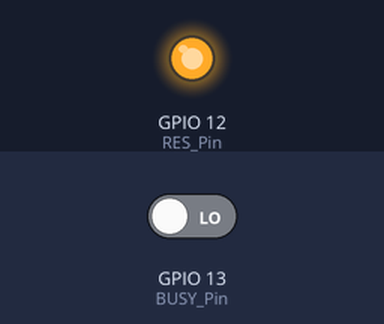
The sketch below on a simulated ESP32. Shown: output pins drawn as LEDs (lit = HIGH). Inputs (shaded band) come from the test bench; at power-on: GPIO 13 (BUSY_Pin) LOW. Pins used as bus, display or sensor lines are not drawn. At 3.8 s the program stops and its outputs stay as they are.

Above: at 0.1 s.
Timing chart, 0 to 4.8 s (numbered marks = the images above):
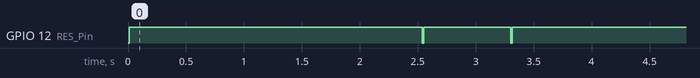

Measured:
- by itself, GPIO 12 (RES_Pin): goes HIGH 2.5 s, LOW 0.01 s, HIGH 0.75 s, LOW 0.01 s, then HIGH

The sketch:

GDEY042T91-Arduino.ino
```cpp
#include <SPI.h>
#include"Ap_29demo.h"
//IO settings

int BUSY_Pin = A14;
int RES_Pin = A15;
int DC_Pin = A16;
int CS_Pin = A17;
//SCLK--GPIO23
//MOSI---GPIO18
#define EPD_W21_CS_0 digitalWrite(CS_Pin,LOW)
#define EPD_W21_CS_1 digitalWrite(CS_Pin,HIGH)
#define EPD_W21_DC_0  digitalWrite(DC_Pin,LOW)
#define EPD_W21_DC_1  digitalWrite(DC_Pin,HIGH)
#define EPD_W21_RST_0 digitalWrite(RES_Pin,LOW)
#define EPD_W21_RST_1 digitalWrite(RES_Pin,HIGH)
#define isEPD_W21_BUSY digitalRead(BUSY_Pin)
//400*300///////////////////////////////////////

#define MONOMSB_MODE 1
#define MONOLSB_MODE 2
#define RED_MODE     3

#define MAX_LINE_BYTES 50// =400/8
#define MAX_COLUMN_BYTES  300

#define ALLSCREEN_GRAGHBYTES  15000

////////FUNCTION//////
void driver_delay_us(unsigned int xus);
void driver_delay(unsigned long xms);
void DELAY_S(unsigned int delaytime);
void SPI_Delay(unsigned char xrate);
void SPI_Write(unsigned char value);
void EPD_W21_WriteDATA(unsigned char command);
void EPD_W21_WriteCMD(unsigned char command);
//EPD
void EPD_init(void);//Electronic paper initialization
void EPD_Update(void);
void EPD_sleep(void);

//Display
void EPD_Display(unsigned char *BW_Image);
void PIC_display_Clear(void);
void EPD_SetRAMValue_BaseMap(const unsigned char * datas);
void EPD_Dis_Part(unsigned int x_start,unsigned int y_start,const unsigned char * datas,unsigned int PART_COLUMN,unsigned int PART_LINE);
void EPD_Dis_Part_myself(unsigned int x_startA,unsigned int y_startA,const unsigned char * datasA,
                         unsigned int x_startB,unsigned int y_startB,const unsigned char * datasB,
                         unsigned int x_startC,unsigned int y_startC,const unsigned char * datasC,
                         unsigned int x_startD,unsigned int y_startD,const unsigned char * datasD,
                         unsigned int x_startE,unsigned int y_startE,const unsigned char * datasE,
                         unsigned int PART_COLUMN,unsigned int PART_LINE
                        );
void EPD_HW_Init_Fast(void);
void EPD_WhiteScreen_ALL_Fast(const unsigned char *datas);
void setup() {
   pinMode(BUSY_Pin, INPUT);
   pinMode(RES_Pin, OUTPUT);
   pinMode(DC_Pin, OUTPUT);
   pinMode(CS_Pin, OUTPUT);
   //SPI
   SPI.beginTransaction(SPISettings(10000000, MSBFIRST, SPI_MODE0));
   SPI.begin ();
}

//Tips//
/*When the electronic paper is refreshed in full screen, the picture flicker is a normal phenomenon, and the main function is to clear the display afterimage in the previous picture.
  When the local refresh is performed, the screen does not flash.*/
/*When you need to transplant the driver, you only need to change the corresponding IO. The BUSY pin is the input mode and the others are the output mode. */

void loop() {
    /************Fast picture display(1.5s)*******************/
    EPD_HW_Init_Fast(); //EPD init Fast
    EPD_WhiteScreen_ALL_Fast(gImage_1);//EPD_picture1
    EPD_sleep();//EPD_sleep,Sleep instruction is necessary, please do not delete!!!
    delay(2000); //2s

    EPD_init(); //Electronic paper initialization
    EPD_SetRAMValue_BaseMap(gImage_basemap); //Partial refresh background color
    unsigned char fen_L,fen_H,miao_L,miao_H;
    for(fen_H=0;fen_H<6;fen_H++)
    {
    for(fen_L=0;fen_L<10;fen_L++)
    {
    for(miao_H=0;miao_H<6;miao_H++)
    {
    for(miao_L=0;miao_L<10;miao_L++)
    {
        EPD_Dis_Part_myself(176,110,(unsigned char *)&Num[miao_L],         //x-A,y-A,DATA-A
                            176,142,(unsigned char *)&Num[miao_H],         //x-B,y-B,DATA-B
                            176,174,(unsigned char *)gImage_numdot,       //x-C,y-C,DATA-C
                            176,206,(unsigned char *)&Num[fen_L],         //x-D,y-D,DATA-D
                            176,238,(unsigned char *)&Num[fen_H],32,64);   //x-E,y-E,DATA-E,Resolution 32*64

                            if((fen_L==0)&&(miao_H==0)&&(miao_L==5))
                            goto Clear;
      }
    }
    }

    }

    //Clean
    Clear:
    EPD_init(); //EPD init
    PIC_display_Clear();//EPD Clear
    EPD_sleep();//EPD_sleep,Sleep instruction is necessary, please do not delete!!!
    while(1);
}


///////////////////EXTERNAL FUNCTION////////////////////////////////////////////////////////////////////////
void SPI_Write(unsigned char value)
{
    SPI.transfer(value);

}
void EPD_W21_WriteCMD(unsigned char command)
{
  EPD_W21_CS_0;
  EPD_W21_DC_0;   // command write
  SPI_Write(command);
  EPD_W21_CS_1;
}
void EPD_W21_WriteDATA(unsigned char data)
{
  EPD_W21_CS_0;
  EPD_W21_DC_1;   // data write
  SPI_Write(data);
  EPD_W21_CS_1;
}


/////////////////EPD settings Functions/////////////////////

//////////////////////////////////////////////////////////////////////////////////////////////////
//SSD1683
void EPD_init(void)
{
    EPD_W21_RST_0;  // Module reset
    delay(10); //At least 10ms delay
    EPD_W21_RST_1;
    delay(10); //At least 10ms delay

    Epaper_READBUSY();    //waiting for the electronic paper IC to release the idle signal
    EPD_W21_WriteCMD(0x12);     //SWRESET
    Epaper_READBUSY();  //waiting for the electronic paper IC to release the idle signal

    EPD_W21_WriteCMD(0x01);  // Set MUX as 300
    EPD_W21_WriteDATA(0x2B);
    EPD_W21_WriteDATA(0x01);
    EPD_W21_WriteDATA(0x00);

    EPD_W21_WriteCMD(0x11);  // Data entry mode
    EPD_W21_WriteDATA(0x01);

    EPD_W21_WriteCMD(0x44);
    EPD_W21_WriteDATA(0x00); // RAM x address start at 0
    EPD_W21_WriteDATA(0x31); // RAM x address end at 31h(49+1)*8->400
    EPD_W21_WriteCMD(0x45);
    EPD_W21_WriteDATA(0x2B);   // RAM y address start at 12Bh
    EPD_W21_WriteDATA(0x01);
    EPD_W21_WriteDATA(0x00); // RAM y address end at 00h
    EPD_W21_WriteDATA(0x00);

    EPD_W21_WriteCMD(0x3C); // board
    EPD_W21_WriteDATA(0x01); //

    EPD_W21_WriteCMD(0x18);
    EPD_W21_WriteDATA(0X80);

    EPD_W21_WriteCMD(0x4E);
    EPD_W21_WriteDATA(0x00);
    EPD_W21_WriteCMD(0x4F);
    EPD_W21_WriteDATA(0x2B);
    EPD_W21_WriteDATA(0x01);
}
void EPD_HW_Init_Fast(void)
{
  EPD_W21_RST_0;  // Module reset
  delay(10);//At least 10ms delay
  EPD_W21_RST_1;
  delay(10); //At least 10ms delay

  EPD_W21_WriteCMD(0x12);  //SWRESET
  Epaper_READBUSY();

  EPD_W21_WriteCMD(0x3C); // board
  EPD_W21_WriteDATA(0x01);

  EPD_W21_WriteCMD(0x18); //Read built-in temperature sensor
  EPD_W21_WriteDATA(0x80);

  EPD_W21_WriteCMD(0x22); // Load temperature value
  EPD_W21_WriteDATA(0xB1);
  EPD_W21_WriteCMD(0x20);
  Epaper_READBUSY();

  EPD_W21_WriteCMD(0x1A); // Write to temperature register
  EPD_W21_WriteDATA(0x64);
  EPD_W21_WriteDATA(0x00);

  EPD_W21_WriteCMD(0x22); // Load temperature value
  EPD_W21_WriteDATA(0x91);
  EPD_W21_WriteCMD(0x20);
  Epaper_READBUSY();
}
//////////////////////////////All screen update////////////////////////////////////////////


void PIC_display(const unsigned char *BW_datas)
{
   unsigned int i;
  EPD_W21_WriteCMD(0x24);   //write RAM for black(0)/white (1)
   for(i=0;i<ALLSCREEN_GRAGHBYTES;i++)
   {
     EPD_W21_WriteDATA(*BW_datas);
      BW_datas++;
   }
  EPD_W21_WriteCMD(0x26);   //write RAM for black(0)/white (1)
   for(i=0;i<ALLSCREEN_GRAGHBYTES;i++)
   {
     EPD_W21_WriteDATA(0x00);
   }
  //update
  EPD_Update();
}
void EPD_WhiteScreen_ALL_Fast(const unsigned char *datas)
{
   unsigned int i;
  EPD_W21_WriteCMD(0x24);   //write RAM for black(0)/white (1)
   for(i=0;i<ALLSCREEN_GRAGHBYTES;i++)
   {
     EPD_W21_WriteDATA(*datas);
      datas++;
   }
  EPD_W21_WriteCMD(0x26);   //write RAM for black(0)/white (1)
   for(i=0;i<ALLSCREEN_GRAGHBYTES;i++)
   {
     EPD_W21_WriteDATA(0x00);
   }
   EPD_Update_Fast();
}
/////////////////////////////////////////////////////////////////////////////////////////
void EPD_Update(void)
{
  EPD_W21_WriteCMD(0x20); //Activate Display Update Sequence
  Epaper_READBUSY();

}
void EPD_Update_Fast(void)
{
  EPD_W21_WriteCMD(0x22); //Display Update Control
  EPD_W21_WriteDATA(0xC7);
  EPD_W21_WriteCMD(0x20); //Activate Display Update Sequence
  Epaper_READBUSY();

}
void EPD_sleep(void)
{
 EPD_W21_WriteCMD(0x10); //enter deep sleep
 EPD_W21_WriteDATA(0x01);
  delay(100);
}
void Epaper_READBUSY(void)
{
  while(1)
  {   //=1 BUSY
     if(isEPD_W21_BUSY==0) break;
  }
}

void PIC_display_Clear(void)
{
   unsigned int i;
  EPD_W21_WriteCMD(0x24);   //write RAM for black(0)/white (1)
   for(i=0;i<ALLSCREEN_GRAGHBYTES;i++)
   {
     EPD_W21_WriteDATA(0xff);
   }
  EPD_W21_WriteCMD(0x26);   //write RAM for black(0)/white (1)
   for(i=0;i<ALLSCREEN_GRAGHBYTES;i++)
   {
     EPD_W21_WriteDATA(0x00);
   }
  //update
  EPD_Update();
}

void EPD_SetRAMValue_BaseMap( const unsigned char * datas)
{
  unsigned int i;
  const unsigned char  *datas_flag;
  datas_flag=datas;


  EPD_W21_WriteCMD(0x24);   //Write Black and White image to RAM
   for(i=0;i<15000;i++)
   {
     EPD_W21_WriteDATA(*datas);
      datas++;

   }

  EPD_W21_WriteCMD(0x26);   //Write Black and White image to RAM
   for(i=0;i<15000;i++)
   {
     EPD_W21_WriteDATA(0x00);
   }
   EPD_Update_basemap();
 datas=datas_flag;
  EPD_W21_WriteCMD(0x26);   //Write Black and White image to RAM
   for(i=0;i<15000;i++)
   {
     EPD_W21_WriteDATA(*datas);
      datas++;

   }

}
void EPD_Update_basemap(void)
{
 EPD_W21_WriteCMD(0x22); //Display Update Control
  EPD_W21_WriteDATA(0xF4);
  EPD_W21_WriteCMD(0x20); //Activate Display Update Sequence
  Epaper_READBUSY();

}

void EPD_Dis_Part(unsigned int x_start,unsigned int y_start,const unsigned char * datas,unsigned int PART_COLUMN,unsigned int PART_LINE)
{
  unsigned int i;
  unsigned int x_end,y_start1,y_start2,y_end1,y_end2;
  x_start=x_start/8;
  x_end=x_start+PART_LINE/8-1;

  y_start1=0;
  y_start2=y_start;
  if(y_start>=256)
  {
    y_start1=y_start2/256;
    y_start2=y_start2%256;
  }
  y_end1=0;
  y_end2=y_start+PART_COLUMN-1;
  if(y_end2>=256)
  {
    y_end1=y_end2/256;
    y_end2=y_end2%256;
  }

//Reset
  EPD_W21_RST_0;  // Module reset
  driver_delay(10);//At least 10ms delay
  EPD_W21_RST_1;
  driver_delay(10); //At least 10ms delay

  EPD_W21_WriteCMD(0x3C); //BorderWavefrom
  EPD_W21_WriteDATA(0x80);
//

  EPD_W21_WriteCMD(0x44);       // set RAM x address start/end, in page 35
  EPD_W21_WriteDATA(x_start);    // RAM x address start at 00h;
  EPD_W21_WriteDATA(x_end);    // RAM x address end at 0fh(15+1)*8->128
  EPD_W21_WriteCMD(0x45);       // set RAM y address start/end, in page 35
  EPD_W21_WriteDATA(y_start2);    // RAM y address start at 0127h;
  EPD_W21_WriteDATA(y_start1);    // RAM y address start at 0127h;
  EPD_W21_WriteDATA(y_end2);    // RAM y address end at 00h;
  EPD_W21_WriteDATA(y_end1);    // ????=0


  EPD_W21_WriteCMD(0x4E);   // set RAM x address count to 0;
  EPD_W21_WriteDATA(x_start);
  EPD_W21_WriteCMD(0x4F);   // set RAM y address count to 0X127;
  EPD_W21_WriteDATA(y_start2);
  EPD_W21_WriteDATA(y_start1);


   EPD_W21_WriteCMD(0x24);   //Write Black and White image to RAM
   for(i=0;i<PART_COLUMN*PART_LINE/8;i++)
   {
     EPD_W21_WriteDATA(*datas);
      datas++;
   }
   EPD_Part_Update();

}


void EPD_Dis_Part_myself(unsigned int x_startA,unsigned int y_startA,const unsigned char * datasA,
                         unsigned int x_startB,unsigned int y_startB,const unsigned char * datasB,
                         unsigned int x_startC,unsigned int y_startC,const unsigned char * datasC,
                         unsigned int x_startD,unsigned int y_startD,const unsigned char * datasD,
                         unsigned int x_startE,unsigned int y_startE,const unsigned char * datasE,
                         unsigned int PART_COLUMN,unsigned int PART_LINE
                        )
{
  unsigned int i;
  unsigned int x_end,y_start1,y_start2,y_end1,y_end2;

  //Data A////////////////////////////
  x_startA=x_startA/8;//Convert to byte
  x_end=x_startA+PART_LINE/8-1;

  y_start1=0;
  y_start2=y_startA-1;
  if(y_startA>=256)
  {
    y_start1=y_start2/256;
    y_start2=y_start2%256;
  }
  y_end1=0;
  y_end2=y_startA+PART_COLUMN-1;
  if(y_end2>=256)
  {
    y_end1=y_end2/256;
    y_end2=y_end2%256;
  }

//Reset
/*  EPD_W21_RST_0;  // Module reset
  driver_delay(10);//At least 10ms delay
  EPD_W21_RST_1;
  driver_delay(10); //At least 10ms delay

  EPD_W21_WriteCMD(0x3C); //BorderWavefrom
  EPD_W21_WriteDATA(0x80);  */
//

  EPD_W21_WriteCMD(0x44);       // set RAM x address start/end, in page 35
  EPD_W21_WriteDATA(x_startA);    // RAM x address start at 00h;
  EPD_W21_WriteDATA(x_end);    // RAM x address end at 0fh(15+1)*8->128
  EPD_W21_WriteCMD(0x45);       // set RAM y address start/end, in page 35
  EPD_W21_WriteDATA(y_start2);    // RAM y address start at 0127h;
  EPD_W21_WriteDATA(y_start1);    // RAM y address start at 0127h;
  EPD_W21_WriteDATA(y_end2);    // RAM y address end at 00h;
  EPD_W21_WriteDATA(y_end1);


  EPD_W21_WriteCMD(0x4E);   // set RAM x address count to 0;
  EPD_W21_WriteDATA(x_startA);
  EPD_W21_WriteCMD(0x4F);   // set RAM y address count to 0X127;
  EPD_W21_WriteDATA(y_start2);
  EPD_W21_WriteDATA(y_start1);


   EPD_W21_WriteCMD(0x24);   //Write Black and White image to RAM
   for(i=0;i<PART_COLUMN*PART_LINE/8;i++)
   {
     EPD_W21_WriteDATA(*datasA);
      datasA++;
   }
  //Data B/////////////////////////////////////
  x_startB=x_startB/8;//Convert to byte
  x_end=x_startB+PART_LINE/8-1;

  y_start1=0;
  y_start2=y_startB-1;
  if(y_startB>=256)
  {
    y_start1=y_start2/256;
    y_start2=y_start2%256;
  }
  y_end1=0;
  y_end2=y_startB+PART_COLUMN-1;
  if(y_end2>=256)
  {
    y_end1=y_end2/256;
    y_end2=y_end2%256;
  }

  EPD_W21_WriteCMD(0x44);       // set RAM x address start/end, in page 35
  EPD_W21_WriteDATA(x_startB);    // RAM x address start at 00h;
  EPD_W21_WriteDATA(x_end);    // RAM x address end at 0fh(15+1)*8->128
  EPD_W21_WriteCMD(0x45);       // set RAM y address start/end, in page 35
  EPD_W21_WriteDATA(y_start2);    // RAM y address start at 0127h;
  EPD_W21_WriteDATA(y_start1);    // RAM y address start at 0127h;
  EPD_W21_WriteDATA(y_end2);    // RAM y address end at 00h;
  EPD_W21_WriteDATA(y_end1);


  EPD_W21_WriteCMD(0x4E);   // set RAM x address count to 0;
  EPD_W21_WriteDATA(x_startB);
  EPD_W21_WriteCMD(0x4F);   // set RAM y address count to 0X127;
  EPD_W21_WriteDATA(y_start2);
  EPD_W21_WriteDATA(y_start1);


   EPD_W21_WriteCMD(0x24);   //Write Black and White image to RAM
   for(i=0;i<PART_COLUMN*PART_LINE/8;i++)
   {
     EPD_W21_WriteDATA(*datasB);
      datasB++;
   }

  //Data C//////////////////////////////////////
  x_startC=x_startC/8;//Convert to byte
  x_end=x_startC+PART_LINE/8-1;

  y_start1=0;
  y_start2=y_startC-1;
  if(y_startC>=256)
  {
    y_start1=y_start2/256;
    y_start2=y_start2%256;
  }
  y_end1=0;
  y_end2=y_startC+PART_COLUMN-1;
  if(y_end2>=256)
  {
    y_end1=y_end2/256;
    y_end2=y_end2%256;
  }

  EPD_W21_WriteCMD(0x44);       // set RAM x address start/end, in page 35
  EPD_W21_WriteDATA(x_startC);    // RAM x address start at 00h;
  EPD_W21_WriteDATA(x_end);    // RAM x address end at 0fh(15+1)*8->128
  EPD_W21_WriteCMD(0x45);       // set RAM y address start/end, in page 35
  EPD_W21_WriteDATA(y_start2);    // RAM y address start at 0127h;
  EPD_W21_WriteDATA(y_start1);    // RAM y address start at 0127h;
  EPD_W21_WriteDATA(y_end2);    // RAM y address end at 00h;
  EPD_W21_WriteDATA(y_end1);


  EPD_W21_WriteCMD(0x4E);   // set RAM x address count to 0;
  EPD_W21_WriteDATA(x_startC);
  EPD_W21_WriteCMD(0x4F);   // set RAM y address count to 0X127;
  EPD_W21_WriteDATA(y_start2);
  EPD_W21_WriteDATA(y_start1);


   EPD_W21_WriteCMD(0x24);   //Write Black and White image to RAM
   for(i=0;i<PART_COLUMN*PART_LINE/8;i++)
   {
     EPD_W21_WriteDATA(*datasC);
      datasC++;
   }

  //Data D//////////////////////////////////////
  x_startD=x_startD/8;//Convert to byte
  x_end=x_startD+PART_LINE/8-1;

  y_start1=0;
  y_start2=y_startD-1;
  if(y_startD>=256)
  {
    y_start1=y_start2/256;
    y_start2=y_start2%256;
  }
  y_end1=0;
  y_end2=y_startD+PART_COLUMN-1;
  if(y_end2>=256)
  {
    y_end1=y_end2/256;
    y_end2=y_end2%256;
  }

  EPD_W21_WriteCMD(0x44);       // set RAM x address start/end, in page 35
  EPD_W21_WriteDATA(x_startD);    // RAM x address start at 00h;
  EPD_W21_WriteDATA(x_end);        // RAM x address end at 0fh(15+1)*8->128
  EPD_W21_WriteCMD(0x45);       // set RAM y address start/end, in page 35
  EPD_W21_WriteDATA(y_start2);    // RAM y address start at 0127h;
  EPD_W21_WriteDATA(y_start1);    // RAM y address start at 0127h;
  EPD_W21_WriteDATA(y_end2);    // RAM y address end at 00h;
  EPD_W21_WriteDATA(y_end1);


  EPD_W21_WriteCMD(0x4E);   // set RAM x address count to 0;
  EPD_W21_WriteDATA(x_startD);
  EPD_W21_WriteCMD(0x4F);   // set RAM y address count to 0X127;
  EPD_W21_WriteDATA(y_start2);
  EPD_W21_WriteDATA(y_start1);


   EPD_W21_WriteCMD(0x24);   //Write Black and White image to RAM
   for(i=0;i<PART_COLUMN*PART_LINE/8;i++)
   {
     EPD_W21_WriteDATA(*datasD);
      datasD++;
   }
  //Data E//////////////////////////////////////
  x_startE=x_startE/8;//Convert to byte
  x_end=x_startE+PART_LINE/8-1;

  y_start1=0;
  y_start2=y_startE-1;
  if(y_startE>=256)
  {
    y_start1=y_start2/256;
    y_start2=y_start2%256;
  }
  y_end1=0;
  y_end2=y_startE+PART_COLUMN-1;
  if(y_end2>=256)
  {
    y_end1=y_end2/256;
    y_end2=y_end2%256;
  }

  EPD_W21_WriteCMD(0x44);       // set RAM x address start/end, in page 35
  EPD_W21_WriteDATA(x_startE);    // RAM x address start at 00h;
  EPD_W21_WriteDATA(x_end);    // RAM x address end at 0fh(15+1)*8->128
  EPD_W21_WriteCMD(0x45);       // set RAM y address start/end, in page 35
  EPD_W21_WriteDATA(y_start2);    // RAM y address start at 0127h;
  EPD_W21_WriteDATA(y_start1);    // RAM y address start at 0127h;
  EPD_W21_WriteDATA(y_end2);    // RAM y address end at 00h;
  EPD_W21_WriteDATA(y_end1);


  EPD_W21_WriteCMD(0x4E);   // set RAM x address count to 0;
  EPD_W21_WriteDATA(x_startE);
  EPD_W21_WriteCMD(0x4F);   // set RAM y address count to 0X127;
  EPD_W21_WriteDATA(y_start2);
  EPD_W21_WriteDATA(y_start1);


   EPD_W21_WriteCMD(0x24);   //Write Black and White image to RAM
   for(i=0;i<PART_COLUMN*PART_LINE/8;i++)
   {
     EPD_W21_WriteDATA(*datasE);
      datasE++;
   }
   EPD_Part_Update();

}
/*When the electronic paper screen is updated, do not unplug the electronic paper to avoid damage to the screen*/
void EPD_Part_Update(void)
{
  EPD_W21_WriteCMD(0x22); //Display Update Control
  EPD_W21_WriteDATA(0x1C);
  EPD_W21_WriteCMD(0x20); //Activate Display Update Sequence
  Epaper_READBUSY();
}
//////////////////////////////////END//////////////////////////////////////////////////
//////////////////////////////////END//////////////////////////////////////////////////
```

Source omitted: Ap_29demo.h (data table, 242541 bytes)
